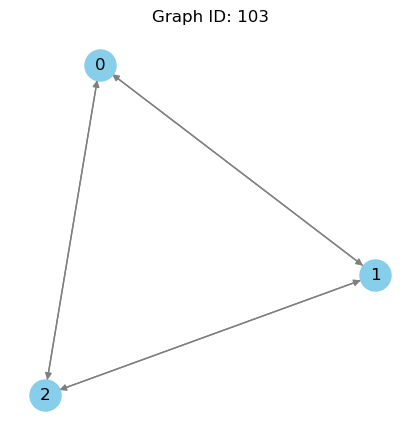
#> input picture graphs_images/103.png, 419 x 440 px; its folder holds only this picture in this run
$ jupyter execute --allow-errors Preprocessing.ipynb
#> lines starting #> are read from the running program, lines starting #| are printed output that depends on the picture
### Let's try to extract the nodes first

[cell 1]
import cv2
import numpy as np
import pandas as pd
from glob import glob
import os
import easyocr
import pytesseract
import torch
import torch.nn as nn
import torch.optim as optim
from collections import Counter
from torch.utils.data import Dataset, DataLoader
from sklearn.metrics import accuracy_score, classification_report
from sklearn.model_selection import StratifiedKFold

[cell 2]
def detect_nodes(image):
    """
    Detect circular nodes in the graph
    Returns node positions and radii
    """
    # Convert to grayscale if necessary
    if len(image.shape) == 3:
        gray = cv2.cvtColor(image, cv2.COLOR_BGR2GRAY)
    else:
        gray = image

    # Apply Gaussian blur to reduce noise
    blurred = cv2.GaussianBlur(gray, (5, 5), 0)

    # Use Hough Circle Transform to detect circles
    circles = cv2.HoughCircles(
        blurred,
        cv2.HOUGH_GRADIENT,
        dp=1,
        minDist=10,
        param1=50,
        param2=30,
        minRadius=15,
        maxRadius=40
    )

    # If no circles are detected, try alternative approach with blob detection
    if circles is None:
        # Set up SimpleBlobDetector parameters
        params = cv2.SimpleBlobDetector_Params()
        params.filterByCircularity = True
        params.minCircularity = 0.8
        params.filterByConvexity = True
        params.minConvexity = 0.9
        params.filterByInertia = True
        params.minInertiaRatio = 0.5

        detector = cv2.SimpleBlobDetector_create(params)
        keypoints = detector.detect(blurred)

        # Convert keypoints to circles format
        circles = np.array([[[kp.pt[0], kp.pt[1], kp.size / 2]] for kp in keypoints])

    return circles[0] if circles is not None else np.array([])

[cell 3]
# [25 lines left out: function draw_detected_circles, not called in this run]

[cell 4]
# Detect circles
image = cv2.imread("graphs_images/1.png")
#> (the rest of this cell did not finish here and is left out)

#> (a cell that did not finish here is left out)

### I shall build a number classifier for the nodes.  For this I will have to build a dataset and train a model on it

#### The following code crops the images of nodes and saves them as separate images

[cell 6]
input_dir = "./graphs_images"
output_dir = "./images"
csv_path = "node.csv"

os.makedirs(output_dir, exist_ok=True)
image_files = glob(os.path.join(input_dir, "*.png"))
records = []
node_counter = 0

for image_path in image_files:
    image = cv2.imread(image_path)
#> image is the input picture: shape (440, 419, 3); mean B, G, R 252.9, 252.5, 251.6
    if image is None:
        print(f"Failed to read {image_path}")
        continue

    initial_circles = detect_nodes(image)
#> in detect_nodes (call 2), `blurred = cv2.GaussianBlur(gray, (5, 5), 0)`:
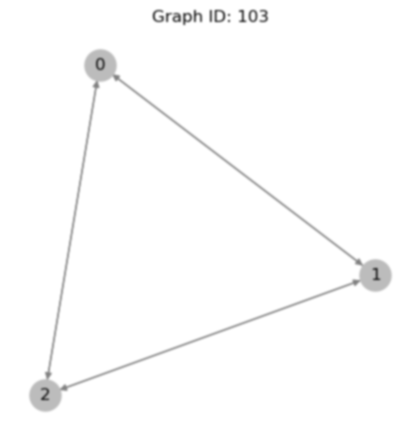
#> blurred: shape (440, 419); min 63, max 255, mean 252.3
#> in detect_nodes (call 2), `circles = cv2.HoughCircles( blurred, cv2.HOUGH_GRADIENT, dp=1, minDist..`: circles = [[374.5, 275.5, 16.3], [44.5, 394.5, 15.8], [100.5, 64.5, 16.6]]
#> initial_circles has the same summary as circles in detect_nodes
    if len(initial_circles) == 0:
        print(f"No nodes detected in {image_path}")
        continue

    mean_radius = np.mean(initial_circles[:, 2])
#> mean_radius = 16.23
    scale = 24.1 / mean_radius
#> scale = 1.48
    width = int(image.shape[1] * scale)
#> width = 622
    height = int(image.shape[0] * scale)
#> height = 653
    scaled_image = cv2.resize(image, (width, height))
    circles = detect_nodes(scaled_image)
#> circles = [[148.5, 96.5, 24], [67.5, 586.5, 24.1], [557.5, 408.5, 23.5]]

    for circle in circles:
        x, y, r = int(circle[0]), int(circle[1]), int(circle[2])
        x1 = max(0, x - r)
        y1 = max(0, y - r)
        x2 = min(scaled_image.shape[1], x + r)
        y2 = min(scaled_image.shape[0], y + r)

        cropped = scaled_image[y1:y2, x1:x2]
        filename = f"node_{node_counter:05d}.png"
        cv2.imwrite(os.path.join(output_dir, filename), cropped)
        records.append({"filename": filename, "key": ""})
        node_counter += 1
#> this loop made 3 passes
#> (circle, x, y, r, x1, y1, x2, y2) on passes 1 to 3: ([148.5, 96.5, 24], 148, 96, 24, 124, 72, 172, 120), ([67.5, 586.5, 24.1], 67, 586, 24, 43, 562, 91, 610), ([557.5, 408.5, 23.5], 557, 408, 23, 534, 385, 580, 431)
#> pass 1, `cropped = scaled_image[y1:y2, x1:x2]`:
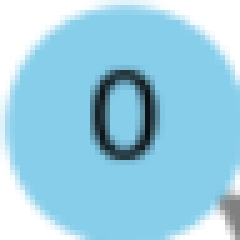
#> cropped: shape (48, 48, 3) (shown 5 times larger); mean B, G, R 228.7, 207.3, 154.9
#> pass 2, `cropped = scaled_image[y1:y2, x1:x2]`:
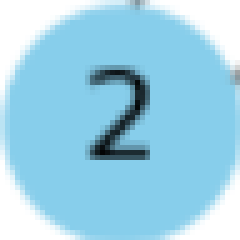
#> cropped: shape (48, 48, 3) (shown 5 times larger); mean B, G, R 231.2, 209.5, 156.4
#> pass 3, `cropped = scaled_image[y1:y2, x1:x2]`:
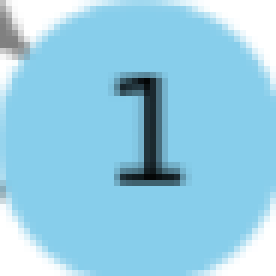
#> cropped: shape (46, 46, 3) (shown 6 times larger); mean B, G, R 229.3, 206, 149.1
#> after the loop, node_counter = 3; records = 3 items

    print(f"Processed {os.path.basename(image_path)} -> {len(circles)} nodes")
#| Processed 103.png -> 3 nodes

df = pd.DataFrame(records)
#> df = table of 3 rows and 2 columns
df.to_csv(csv_path, index=False)

print(f"\nDone! Saved {node_counter} node images and '{csv_path}'")
#| Done! Saved 3 node images and 'node.csv'

### I used easy ocr to help me with the labelling. Though some 0, 1,and 4  failed ocr. These were labelled tediously by hand.

#> (a cell that did not finish here is left out)

### Model to predict the numeral on the node

[cell 8]
# Set random seed for reproducibility
torch.manual_seed(42)
#> (this line was passed over: torch is not available in this run)

$ run again, on graphs_images/138.png
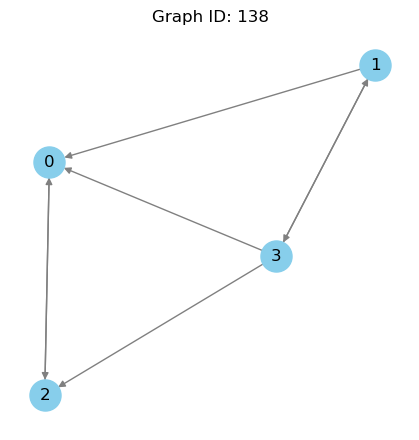
#> input picture graphs_images/138.png, 419 x 440 px
#> image is the input picture: shape (440, 419, 3); mean B, G, R 252.7, 252.2, 250.9
#> in detect_nodes (call 2), `blurred = cv2.GaussianBlur(gray, (5, 5), 0)`:
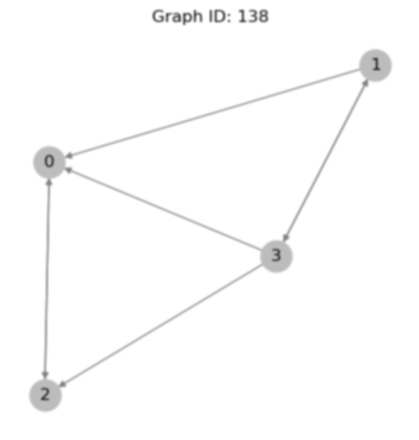
#> blurred: shape (440, 419); min 63, max 255, mean 251.9
#> in detect_nodes (call 2), `circles = cv2.HoughCircles( blurred, cv2.HOUGH_GRADIENT, dp=1, minDist..`: circles = [[275.5, 255.5, 16.7], [49.5, 162.5, 16.1], [374.5, 64.5, 16.6], [45.5, 395.5, 15.6]]
#> initial_circles has the same summary as circles in detect_nodes
#> mean_radius = 16.25
#> scale = 1.48
#> width = 621
#> height = 652
#> gray: shape (652, 621)
#> blurred: shape (652, 621)
#> `circles = detect_nodes(scaled_image)`: circles = [[66.5, 585.5, 23.8], [409.5, 379.5, 24.3], [72.5, 240.5, 24.3], [556.5, 96.5, 23.5]]
#> the loop `for circle in circles:` made 4 passes
#> (circle, x, y, r, x1, y1, x2, y2) on passes 1 to 4: ([66.5, 585.5, 23.8], 66, 585, 23, 43, 562, 89, 608), ([409.5, 379.5, 24.3], 409, 379, 24, 385, 355, 433, 403), ([72.5, 240.5, 24.3], 72, 240, 24, 48, 216, 96, 264), ([556.5, 96.5, 23.5], 556, 96, 23, 533, 73, 579, 119)
#> pass 3, `cropped = scaled_image[y1:y2, x1:x2]`:
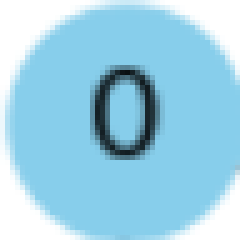
#> cropped: shape (48, 48, 3) (shown 5 times larger); mean B, G, R 230.1, 208.7, 156.4
#> after the loop `for circle in circles:`: node_counter = 4; records = 4 items
#| Processed 138.png -> 4 nodes
#> df = table of 4 rows and 2 columns
#| Done! Saved 4 node images and 'node.csv'

$ run again, on graphs_images/139.png
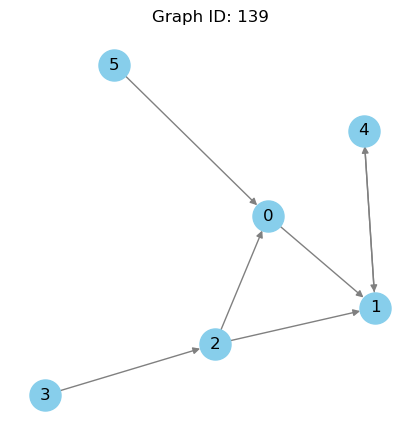
#> input picture graphs_images/139.png, 419 x 440 px
#> image is the input picture: shape (440, 419, 3); mean B, G, R 252.8, 252, 250.2
#> in detect_nodes (call 2), `gray = cv2.cvtColor(image, cv2.COLOR_BGR2GRAY)`:
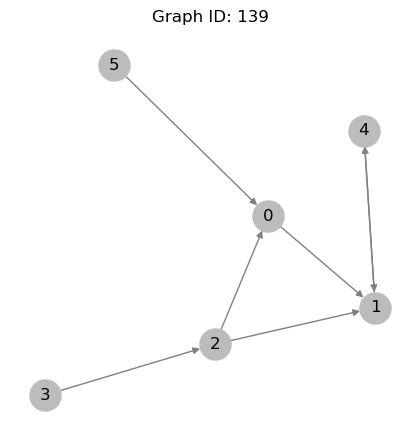
#> gray: shape (440, 419); min 0, max 255, mean 251.5
#> in detect_nodes (call 2), `circles = cv2.HoughCircles( blurred, cv2.HOUGH_GRADIENT, dp=1, minDist..`: circles = [[364.5, 131.5, 16], [215.5, 344.5, 16.7], [268.5, 215.5, 15.8], [45.5, 395.5, 16.5], [374.5, 308.5, 16.5], [113.5, 65.5, 15.6]]
#> initial_circles has the same summary as circles in detect_nodes
#> mean_radius = 16.18
#> scale = 1.49
#> width = 623
#> height = 655
#> gray: shape (655, 623)
#> blurred: shape (655, 623)
#> `circles = detect_nodes(scaled_image)`: circles = [[541.5, 195.5, 24], [169.5, 97.5, 23.9], [557.5, 458.5, 23.9], [319.5, 512.5, 24.3], [398.5, 321.5, 24.1], [67.5, 588.5, 23.5]]
#> the loop `for circle in circles:` made 6 passes
#> (circle, x, y, r, x1, y1, x2, y2) on passes 1 to 6: ([541.5, 195.5, 24], 541, 195, 24, 517, 171, 565, 219), ([169.5, 97.5, 23.9], 169, 97, 23, 146, 74, 192, 120), ([557.5, 458.5, 23.9], 557, 458, 23, 534, 435, 580, 481), ([319.5, 512.5, 24.3], 319, 512, 24, 295, 488, 343, 536), ([398.5, 321.5, 24.1], 398, 321, 24, 374, 297, 422, 345), ([67.5, 588.5, 23.5], 67, 588, 23, 44, 565, 90, 611)
#> pass 3, `cropped = scaled_image[y1:y2, x1:x2]`:
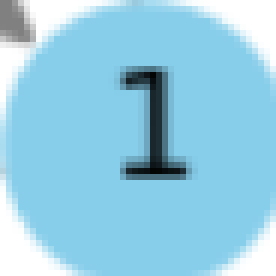
#> cropped: shape (46, 46, 3) (shown 6 times larger); mean B, G, R 228.8, 205.7, 149.2
#> after the loop `for circle in circles:`: node_counter = 6; records = 6 items
#| Processed 139.png -> 6 nodes
#> df = table of 6 rows and 2 columns
#| Done! Saved 6 node images and 'node.csv'

$ run again, on graphs_images/147.png
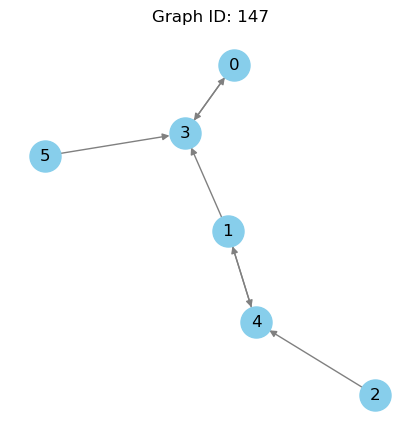
#> input picture graphs_images/147.png, 419 x 440 px
#> image is the input picture: shape (440, 419, 3); mean B, G, R 253.2, 252.4, 250.6
#> in detect_nodes (call 2), `gray = cv2.cvtColor(image, cv2.COLOR_BGR2GRAY)`:
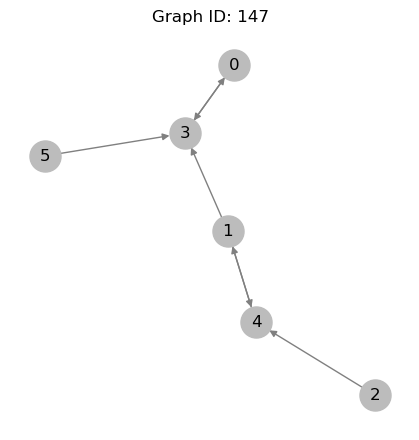
#> gray: shape (440, 419); min 0, max 255, mean 252
#> in detect_nodes (call 2), `circles = cv2.HoughCircles( blurred, cv2.HOUGH_GRADIENT, dp=1, minDist..`: circles = [[233.5, 64.5, 16.3], [45.5, 156.5, 15.8], [256.5, 321.5, 16.7], [227.5, 231.5, 16.7], [374.5, 395.5, 16.6], [184.5, 132.5, 16.6]]
#> initial_circles has the same summary as circles in detect_nodes
#> mean_radius = 16.45
#> scale = 1.47
#> width = 613
#> height = 644
#> gray: shape (644, 613)
#> blurred: shape (644, 613)
#> `circles = detect_nodes(scaled_image)`: circles = [[374.5, 471.5, 23.6], [342.5, 95.5, 23.5], [548.5, 578.5, 23.5], [333.5, 338.5, 23.4], [66.5, 228.5, 23.1], [270.5, 194.5, 24.1]]
#> the loop `for circle in circles:` made 6 passes
#> (circle, x, y, r, x1, y1, x2, y2) on passes 1 to 6: ([374.5, 471.5, 23.6], 374, 471, 23, 351, 448, 397, 494), ([342.5, 95.5, 23.5], 342, 95, 23, 319, 72, 365, 118), ([548.5, 578.5, 23.5], 548, 578, 23, 525, 555, 571, 601), ([333.5, 338.5, 23.4], 333, 338, 23, 310, 315, 356, 361), ([66.5, 228.5, 23.1], 66, 228, 23, 43, 205, 89, 251), ([270.5, 194.5, 24.1], 270, 194, 24, 246, 170, 294, 218)
#> pass 3, `cropped = scaled_image[y1:y2, x1:x2]`:
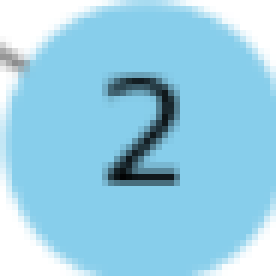
#> cropped: shape (46, 46, 3) (shown 6 times larger); mean B, G, R 229.8, 207.2, 152.1
#> after the loop `for circle in circles:`: node_counter = 6; records = 6 items
#| Processed 147.png -> 6 nodes
#> df = table of 6 rows and 2 columns
#| Done! Saved 6 node images and 'node.csv'

$ run again, on graphs_images/104.png
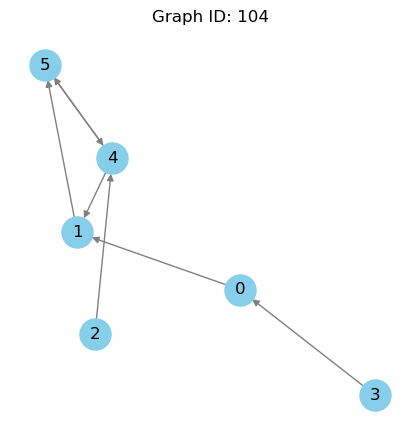
#> input picture graphs_images/104.png, 419 x 440 px
#> image is the input picture: shape (440, 419, 3); mean B, G, R 252.9, 252.1, 250.3
#> initial_circles = [[77.5, 231.5, 16.5], [44.5, 65.5, 16.6], [95.5, 334.5, 16.1], [239.5, 290.5, 15.8], [112.5, 157.5, 16.2], [374.5, 395.5, 15.6]]
#> mean_radius = 16.13
#> scale = 1.49
#> width = 625
#> height = 657
#> gray: shape (657, 625)
#> blurred: shape (657, 625)
#> `circles = detect_nodes(scaled_image)`: circles = [[358.5, 433.5, 24], [167.5, 236.5, 24.1], [141.5, 499.5, 23.9], [559.5, 590.5, 23.6], [67.5, 97.5, 24.6], [115.5, 346.5, 24.6]]
#> the loop `for circle in circles:` made 6 passes
#> (circle, x, y, r, x1, y1, x2, y2) on passes 1 to 6: ([358.5, 433.5, 24], 358, 433, 24, 334, 409, 382, 457), ([167.5, 236.5, 24.1], 167, 236, 24, 143, 212, 191, 260), ([141.5, 499.5, 23.9], 141, 499, 23, 118, 476, 164, 522), ([559.5, 590.5, 23.6], 559, 590, 23, 536, 567, 582, 613), ([67.5, 97.5, 24.6], 67, 97, 24, 43, 73, 91, 121), ([115.5, 346.5, 24.6], 115, 346, 24, 91, 322, 139, 370)
#> pass 3, `cropped = scaled_image[y1:y2, x1:x2]`:
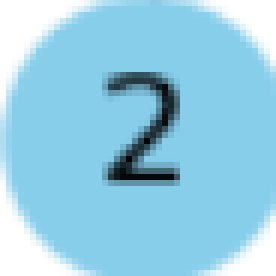
#> cropped: shape (46, 46, 3) (shown 6 times larger); mean B, G, R 229.5, 206.4, 149.7
#> after the loop `for circle in circles:`: node_counter = 6; records = 6 items
#| Processed 104.png -> 6 nodes
#> df = table of 6 rows and 2 columns
#| Done! Saved 6 node images and 'node.csv'
